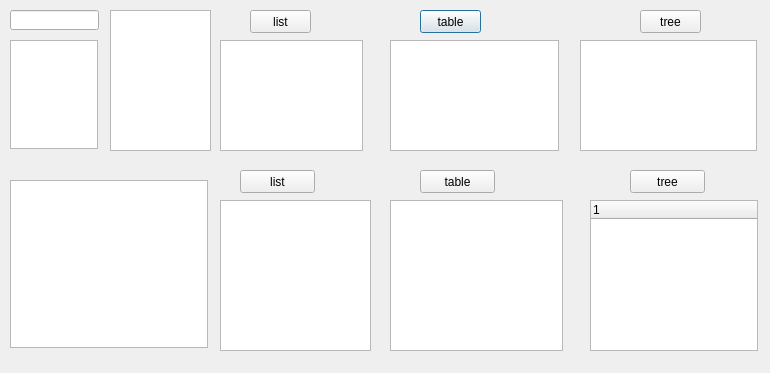
<?xml version="1.0" encoding="UTF-8"?>
<ui version="4.0">
 <class>DlgTab1</class>
 <widget class="QDialog" name="DlgTab1">
  <property name="geometry">
   <rect>
    <x>0</x>
    <y>0</y>
    <width>770</width>
    <height>373</height>
   </rect>
  </property>
  <property name="windowTitle">
   <string>Dialog</string>
  </property>
  <widget class="QPlainTextEdit" name="plainTextEdit">
   <property name="geometry">
    <rect>
     <x>110</x>
     <y>10</y>
     <width>101</width>
     <height>141</height>
    </rect>
   </property>
  </widget>
  <widget class="QPushButton" name="pushButton_20">
   <property name="geometry">
    <rect>
     <x>420</x>
     <y>10</y>
     <width>61</width>
     <height>23</height>
    </rect>
   </property>
   <property name="text">
    <string>table</string>
   </property>
  </widget>
  <widget class="QPushButton" name="pushButton_21">
   <property name="geometry">
    <rect>
     <x>640</x>
     <y>10</y>
     <width>61</width>
     <height>23</height>
    </rect>
   </property>
   <property name="text">
    <string>tree</string>
   </property>
  </widget>
  <widget class="QTextEdit" name="textEdit">
   <property name="geometry">
    <rect>
     <x>10</x>
     <y>40</y>
     <width>88</width>
     <height>109</height>
    </rect>
   </property>
  </widget>
  <widget class="QTreeView" name="treeView">
   <property name="geometry">
    <rect>
     <x>580</x>
     <y>40</y>
     <width>177</width>
     <height>111</height>
    </rect>
   </property>
  </widget>
  <widget class="QLineEdit" name="lineEdit">
   <property name="geometry">
    <rect>
     <x>10</x>
     <y>10</y>
     <width>89</width>
     <height>20</height>
    </rect>
   </property>
  </widget>
  <widget class="QTextBrowser" name="textBrowser">
   <property name="geometry">
    <rect>
     <x>10</x>
     <y>180</y>
     <width>198</width>
     <height>168</height>
    </rect>
   </property>
  </widget>
  <widget class="QPushButton" name="pushButton_19">
   <property name="geometry">
    <rect>
     <x>250</x>
     <y>10</y>
     <width>61</width>
     <height>23</height>
    </rect>
   </property>
   <property name="text">
    <string>list</string>
   </property>
  </widget>
  <widget class="QTableView" name="tableView">
   <property name="geometry">
    <rect>
     <x>390</x>
     <y>40</y>
     <width>169</width>
     <height>111</height>
    </rect>
   </property>
  </widget>
  <widget class="QListView" name="listView">
   <property name="geometry">
    <rect>
     <x>220</x>
     <y>40</y>
     <width>143</width>
     <height>111</height>
    </rect>
   </property>
  </widget>
  <widget class="QListWidget" name="listWidget">
   <property name="geometry">
    <rect>
     <x>220</x>
     <y>200</y>
     <width>151</width>
     <height>151</height>
    </rect>
   </property>
  </widget>
  <widget class="QTableWidget" name="tableWidget">
   <property name="geometry">
    <rect>
     <x>390</x>
     <y>200</y>
     <width>173</width>
     <height>151</height>
    </rect>
   </property>
  </widget>
  <widget class="QTreeWidget" name="treeWidget">
   <property name="geometry">
    <rect>
     <x>590</x>
     <y>200</y>
     <width>168</width>
     <height>151</height>
    </rect>
   </property>
   <column>
    <property name="text">
     <string/>
    </property>
   </column>
  </widget>
  <widget class="QPushButton" name="pushButton">
   <property name="geometry">
    <rect>
     <x>240</x>
     <y>170</y>
     <width>75</width>
     <height>23</height>
    </rect>
   </property>
   <property name="text">
    <string>list</string>
   </property>
  </widget>
  <widget class="QPushButton" name="pushButton_2">
   <property name="geometry">
    <rect>
     <x>420</x>
     <y>170</y>
     <width>75</width>
     <height>23</height>
    </rect>
   </property>
   <property name="text">
    <string>table</string>
   </property>
  </widget>
  <widget class="QPushButton" name="pushButton_3">
   <property name="geometry">
    <rect>
     <x>630</x>
     <y>170</y>
     <width>75</width>
     <height>23</height>
    </rect>
   </property>
   <property name="text">
    <string>tree</string>
   </property>
  </widget>
 </widget>
 <resources/>
 <connections/>
</ui>
